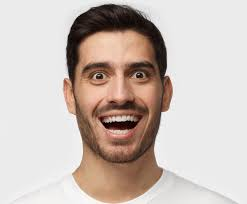
#> input picture sample/img/face.jpeg, 247 x 204 px, found by its file name
$ python image_basic.py
#> lines starting #> are read from the running program, lines starting #| are printed output that depends on the picture
'''This Program is about an image reading and putting various things on it'''
import cv2

IMG = cv2.imread('./sample/img/face.jpeg', 1)#import the picture
#> IMG is the input picture: shape (204, 247, 3); mean B, G, R 184.8, 191.4, 203.6

#one can use rgp colour picker to replace the color channel
IMG = cv2.line(IMG, (0, 0), (255, 255), (255, 0, 0), 2)

IMG = cv2.arrowedLine(IMG, (0, 0), (150, 150), (255, 0, 0), 5)#second type of line

IMG = cv2.rectangle(IMG, (0, 0), (200, 200), (255, 0, 0), 5)#draw a rectangle

IMG = cv2.circle(IMG, (100, 100), 50, (255, 0, 0), 6)#draw a circle

FONT = cv2.FONT_HERSHEY_COMPLEX #declaring the font

IMG = cv2.putText(IMG, 'A', (100, 100), FONT, 4, (0, 255, 0), 4, cv2.LINE_AA)#put text on the pic
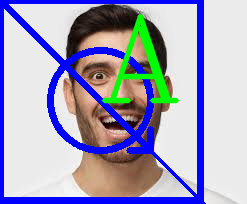
#> IMG: shape (204, 247, 3); mean B, G, R 192.6, 164.5, 165.1

#showing the picture
cv2.imshow('image', IMG)
cv2.waitKey(0)
cv2.destroyAllWindows()
